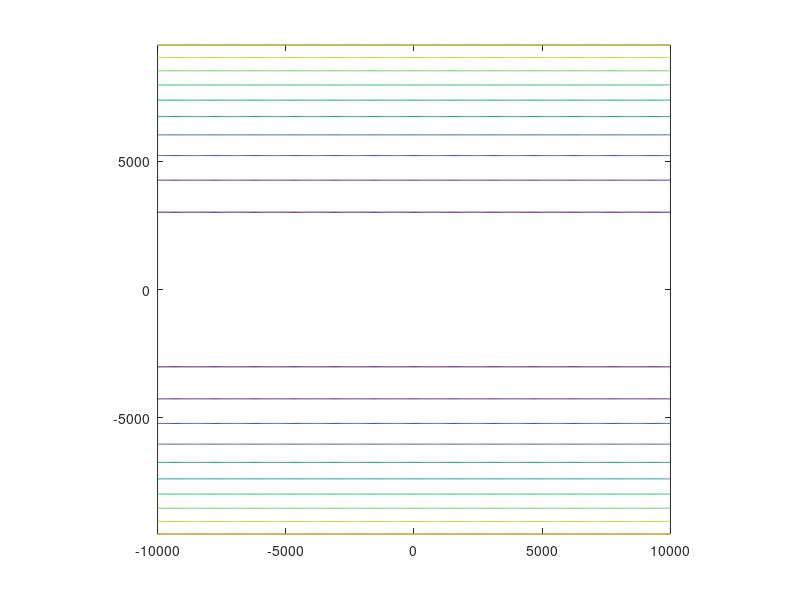

Recreate this plot in MATLAB.
[x1,x2] = meshgrid(-100^2:40:100^2,-100^2:4:100^2);
px=-x1+x1.^3;
py=-x2+.5*x2.^3;

% z= (-1.2593e-06)+(-1.5483e-17)*x1+(3.4914)*x1.^2+(4.97e-13)*x1.^3+(377.74)*x1.^4+(-5.8455e-18)*x2+(3.2504)*x2.^2+(2.8552e-14)*x2.^3+(381.85)*x2.^4+(9.2449e-15)*x2*x1+(2.6175e-13)*x2*x1.^2+(3.3466e-13)*x2*x1.^3+(8.1424e-13)*x2.^2*x1+(549.1)*x2.^2*x1.^2+(-1.1462e-12)*x2.^3*x1;
 z=(-1.2662e-06)+(-1.057e-06)*x1.^2+(0.53126)*x2.^2;
 % z=z.*10^5;
contour(x1,x2,z),
hold on
% quiver(x1,x2,px,py),  
hold off,
axis image